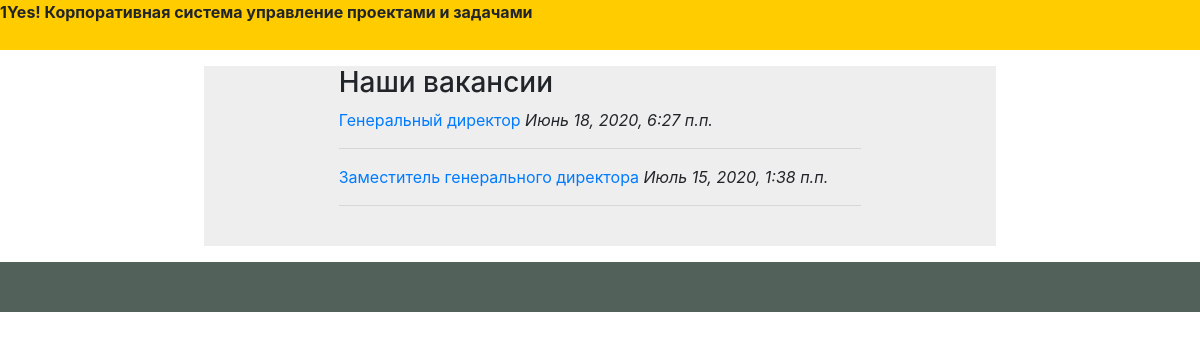
The app's page /site/vacancies_page/ with its own data.
### companies/models.py (models this page shows, shortened)
class StaffList(MPTTModel):
    parent = TreeForeignKey('self', null=True, blank=True, limit_choices_to={'is_active':True}, on_delete=models.CASCADE, related_name='staff_children', verbose_name="Головная должность")
    company = models.ForeignKey('Company', limit_choices_to={'is_active':True}, on_delete=models.CASCADE, related_name='related_company', verbose_name="Организация")
    name = models.CharField("Наименование", max_length=64)
    description = models.TextField("Описание", null=True, blank=True)
    type = models.ForeignKey('Dict_PositionType', limit_choices_to={'is_active':True}, on_delete=models.CASCADE, related_name='position_type', verbose_name="Тип должности")
    currency = models.ForeignKey('finance.Dict_Currency', on_delete=models.CASCADE, related_name='related_currency', verbose_name="Валюта")
    salary = models.DecimalField("Оклад", max_digits=14, decimal_places=2)
    numberemployees = models.PositiveIntegerField("Кол-во сотрудников", default=1)
    vacancy = RichTextUploadingField("Описание вакансии", null=True, blank=True)
    datecreate = models.DateTimeField("Создана", auto_now_add=True)
    author = models.ForeignKey('auth.User', on_delete=models.CASCADE, verbose_name="Автор")
    is_vacancy = models.BooleanField("Вакансия", default=False)
    is_active = models.BooleanField("Активность", default=True)
    class MPTTMeta:
        order_insertion_by = ['company', 'name']
    class Meta:
        verbose_name = 'Штатное расписание'
        verbose_name_plural = 'Штатные расписания'

### companies/views.py (the view)
# urls.py: path('site/vacancies_page/', vacancies, name = 'vacancies'),
def vacancies(request):
    template_name = 'index.html'
    vacancies_list = StaffList.objects.filter(is_vacancy=True)
    param = 'vacancies'
    return render(request, template_name, {
                                           'vacancies_list': vacancies_list,
                                           'param': param,
                                            })

### templates/index.html (shortened to what this page needs)
{% extends 'base.html' %}
{% block vacancies_list %}
   {% if param == 'vacancies' %}
      <h3>Наши вакансии</h3>
      <div class="content-entry">
          {% for vacancy in vacancies_list %}
             <a href="{% url 'my_main:vacancy_detail' vacancy.pk %}">{{ vacancy.name }}</a>&nbsp;<i>{{ vacancy.datecreate }}</i>&nbsp;<br />
             <hr>
          {% endfor %}
      </div>
      <p>&nbsp;</p>
   {% endif %}
{% endblock vacancies_list %}

### static/css/three.css (style rules this page uses)
body { color: #000; background: #fff; margin: 0; }

### records on screen
StaffList: name "Генеральный директор", datecreate "Июнь 18, 2020, 6:27 п.п."
StaffList: name "Заместитель генерального директора", datecreate "Июль 15, 2020, 1:38 п.п."
